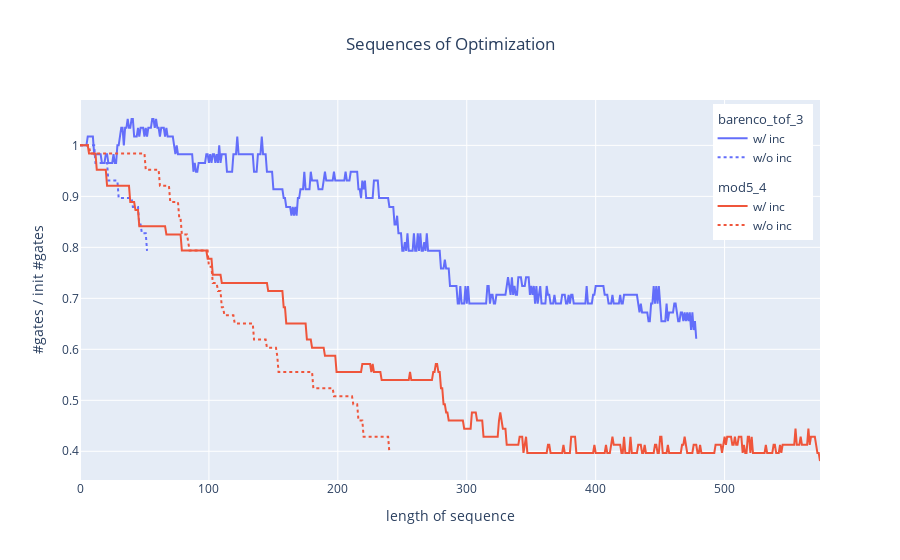

Notebook code cell kept with this figure:
### Code cell
def draw_multi_seq_group(
    seqs_dir_path: str = 'small_seqs',
    circs: List[str] = None,
    scale: bool = False,
) -> go.Figure:
    seq_dirs: List[str] = natsorted(os.listdir(seqs_dir_path))

    fig = go.Figure()
    color_seq = px.colors.qualitative.Plotly

    for i_circ, circ in enumerate(circs):
        inc_seq_dir = os.path.join(seqs_dir_path, f'{circ}-inc')
        noinc_seq_dir = os.path.join(seqs_dir_path, f'{circ}-noinc')

        X_inc, Y_inc = y_to_step_from_seq(
            inc_seq_dir,
            f'{circ}-inc',
        )
        X_noinc, Y_noinc = y_to_step_from_seq(
            noinc_seq_dir,
            f'{circ}-noinc',
        )
        yaxis_title = '#gates'
        if scale:
            factor = Y_inc[0]
            Y_inc = Y_inc / factor
            Y_noinc = Y_noinc / factor
            yaxis_title = '#gates / init #gates'
        # ['solid', 'dot', 'dash', 'longdash', 'dashdot', 'longdashdot']
        fig.add_traces([
            go.Scatter(
                x=X_inc, y=Y_inc, mode='lines',
                line=dict(color=color_seq[i_circ], dash='solid'),
                legendgroup=circ, legendgrouptitle_text=circ,
                name='w/ inc',
            ),
            go.Scatter(
                x=X_noinc, y=Y_noinc, mode='lines',
                line=dict(color=color_seq[i_circ], dash='dot'),
                legendgroup=circ, legendgrouptitle_text=circ,
                name='w/o inc',
            ),
        ])
    # end for
    fig.update_layout(
        title={
            'text': f'Sequences of Optimization',
            'x': 0.5,
        },
        xaxis_title=f'length of sequence',
        yaxis_title=yaxis_title,
    )
    fig.update_layout(
        legend=dict(
            yanchor="top", y=0.99,
            xanchor="right", x=0.99,
        ),
        # margin=dict(l=0,r=0,b=0,t=0),
        font=dict(size=24, color='black'),
    )
    # fig.update_xaxes(showgrid=False, showline=True, mirror=True, linewidth=1, linecolor='black')
    # fig.update_yaxes(showgrid=False, showline=True, mirror=True, linewidth=1, linecolor='black')
    # fig.update_layout({
    #     'plot_bgcolor': 'rgba(0, 0, 0, 0)',
    # })
    return fig

fig = draw_multi_seq_group(
    seqs_dir_path='small_seqs',
    scale=True,
    circs=[ 'barenco_tof_3', 'mod5_4' ]
)
fig.show()
fig.write_html(f'seq.html')
fig.write_image(f'opt_seq.pdf', width=600, height=500)

### Figure 1 — Plotly figure (JSON) as saved in the notebook; plotly's stock layout.template omitted (floating-point values rounded to 4 significant figures; data arrays with more than 128 entries replaced by an {"elided": "..."} marker saying what was removed)
{"data": [{"legendgroup": "barenco_tof_3", "legendgrouptitle": {"text": "barenco_tof_3"}, "line": {"color": "#636EFA", "dash": "solid"}, "mode": "lines", "name": "w/ inc", "type": "scatter", "x": {"elided": "479 int values"}, "y": {"elided": "479 float values"}}, {"legendgroup": "barenco_tof_3", "legendgrouptitle": {"text": "barenco_tof_3"}, "line": {"color": "#636EFA", "dash": "dot"}, "mode": "lines", "name": "w/o inc", "type": "scatter", "x": [0, 1, 2, 3, 4, 5, 6, 7, 8, 9, 10, 11, 12, 13, 14, 15, 16, 17, 18, 19, 20, 21, 22, 23, 24, 25, 26, 27, 28, 29, 30, 31, 32, 33, 34, 35, 36, 37, 38, 39, 40, 41, 42, 43, 44, 45, 46, 47, 48, 49, 50, 51, 52], "y": [1, 1, 1, 1, 1, 1, 1, 1, 1, 1, 1, 1, 0.9655, 0.9655, 0.9655, 0.9655, 0.9655, 0.9655, 0.9655, 0.9655, 0.9655, 0.9655, 0.931, 0.931, 0.931, 0.931, 0.931, 0.931, 0.931, 0.931, 0.8966, 0.8966, 0.8966, 0.8966, 0.8966, 0.8966, 0.8966, 0.8966, 0.8966, 0.8966, 0.8966, 0.8793, 0.8793, 0.8793, 0.8793, 0.8793, 0.8448, 0.8448, 0.8276, 0.8276, 0.8276, 0.8276, 0.7931]}, {"legendgroup": "mod5_4", "legendgrouptitle": {"text": "mod5_4"}, "line": {"color": "#EF553B", "dash": "solid"}, "mode": "lines", "name": "w/ inc", "type": "scatter", "x": {"elided": "575 int values"}, "y": {"elided": "575 float values"}}, {"legendgroup": "mod5_4", "legendgrouptitle": {"text": "mod5_4"}, "line": {"color": "#EF553B", "dash": "dot"}, "mode": "lines", "name": "w/o inc", "type": "scatter", "x": {"elided": "241 int values"}, "y": {"elided": "241 float values"}}], "layout": {"legend": {"x": 0.99, "xanchor": "right", "y": 0.99, "yanchor": "top"}, "title": {"text": "Sequences of Optimization", "x": 0.5}, "xaxis": {"title": {"text": "length of sequence"}}, "yaxis": {"title": {"text": "#gates / init #gates"}}}}
